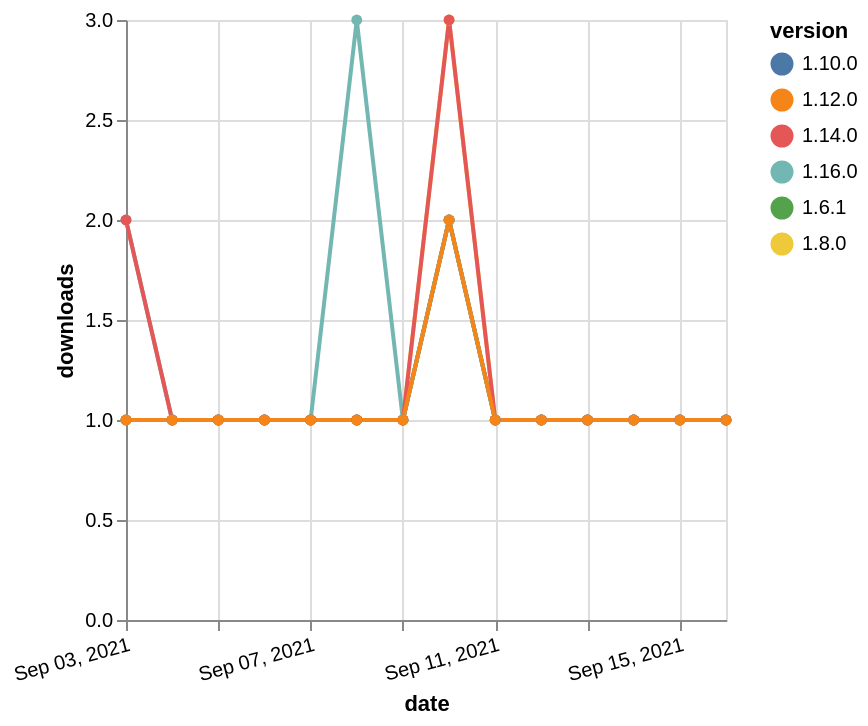

This figure's Vega-Lite source:
### Vega-Lite specification from a JSON file in a GitHub repository (floating-point values rounded to 4 significant figures)
{"$schema": "https://vega.github.io/schema/vega-lite/v5.json", "description": "A simple bar chart with embedded data.", "data": {"values": [{"date": "2021-09-03", "total": 235, "delta": 1, "version": "1.6.1"}, {"date": "2021-09-04", "total": 236, "delta": 1, "version": "1.6.1"}, {"date": "2021-09-05", "total": 237, "delta": 1, "version": "1.6.1"}, {"date": "2021-09-06", "total": 238, "delta": 1, "version": "1.6.1"}, {"date": "2021-09-07", "total": 239, "delta": 1, "version": "1.6.1"}, {"date": "2021-09-08", "total": 240, "delta": 1, "version": "1.6.1"}, {"date": "2021-09-09", "total": 241, "delta": 1, "version": "1.6.1"}, {"date": "2021-09-10", "total": 243, "delta": 2, "version": "1.6.1"}, {"date": "2021-09-11", "total": 244, "delta": 1, "version": "1.6.1"}, {"date": "2021-09-12", "total": 245, "delta": 1, "version": "1.6.1"}, {"date": "2021-09-13", "total": 246, "delta": 1, "version": "1.6.1"}, {"date": "2021-09-14", "total": 247, "delta": 1, "version": "1.6.1"}, {"date": "2021-09-15", "total": 248, "delta": 1, "version": "1.6.1"}, {"date": "2021-09-16", "total": 249, "delta": 1, "version": "1.6.1"}, {"date": "2021-09-03", "total": 330, "delta": 1, "version": "1.8.0"}, {"date": "2021-09-04", "total": 331, "delta": 1, "version": "1.8.0"}, {"date": "2021-09-05", "total": 332, "delta": 1, "version": "1.8.0"}, {"date": "2021-09-06", "total": 333, "delta": 1, "version": "1.8.0"}, {"date": "2021-09-07", "total": 334, "delta": 1, "version": "1.8.0"}, {"date": "2021-09-08", "total": 335, "delta": 1, "version": "1.8.0"}, {"date": "2021-09-09", "total": 336, "delta": 1, "version": "1.8.0"}, {"date": "2021-09-10", "total": 339, "delta": 3, "version": "1.8.0"}, {"date": "2021-09-11", "total": 340, "delta": 1, "version": "1.8.0"}, {"date": "2021-09-12", "total": 341, "delta": 1, "version": "1.8.0"}, {"date": "2021-09-13", "total": 342, "delta": 1, "version": "1.8.0"}, {"date": "2021-09-14", "total": 343, "delta": 1, "version": "1.8.0"}, {"date": "2021-09-15", "total": 344, "delta": 1, "version": "1.8.0"}, {"date": "2021-09-16", "total": 345, "delta": 1, "version": "1.8.0"}, {"date": "2021-09-03", "total": 182, "delta": 1, "version": "1.10.0"}, {"date": "2021-09-04", "total": 183, "delta": 1, "version": "1.10.0"}, {"date": "2021-09-05", "total": 184, "delta": 1, "version": "1.10.0"}, {"date": "2021-09-06", "total": 185, "delta": 1, "version": "1.10.0"}, {"date": "2021-09-07", "total": 186, "delta": 1, "version": "1.10.0"}, {"date": "2021-09-08", "total": 187, "delta": 1, "version": "1.10.0"}, {"date": "2021-09-09", "total": 188, "delta": 1, "version": "1.10.0"}, {"date": "2021-09-10", "total": 190, "delta": 2, "version": "1.10.0"}, {"date": "2021-09-11", "total": 191, "delta": 1, "version": "1.10.0"}, {"date": "2021-09-12", "total": 192, "delta": 1, "version": "1.10.0"}, {"date": "2021-09-13", "total": 193, "delta": 1, "version": "1.10.0"}, {"date": "2021-09-14", "total": 194, "delta": 1, "version": "1.10.0"}, {"date": "2021-09-15", "total": 195, "delta": 1, "version": "1.10.0"}, {"date": "2021-09-16", "total": 196, "delta": 1, "version": "1.10.0"}, {"date": "2021-09-03", "total": 121, "delta": 2, "version": "1.16.0"}, {"date": "2021-09-04", "total": 122, "delta": 1, "version": "1.16.0"}, {"date": "2021-09-05", "total": 123, "delta": 1, "version": "1.16.0"}, {"date": "2021-09-06", "total": 124, "delta": 1, "version": "1.16.0"}, {"date": "2021-09-07", "total": 125, "delta": 1, "version": "1.16.0"}, {"date": "2021-09-08", "total": 128, "delta": 3, "version": "1.16.0"}, {"date": "2021-09-09", "total": 129, "delta": 1, "version": "1.16.0"}, {"date": "2021-09-10", "total": 131, "delta": 2, "version": "1.16.0"}, {"date": "2021-09-11", "total": 132, "delta": 1, "version": "1.16.0"}, {"date": "2021-09-12", "total": 133, "delta": 1, "version": "1.16.0"}, {"date": "2021-09-13", "total": 134, "delta": 1, "version": "1.16.0"}, {"date": "2021-09-14", "total": 135, "delta": 1, "version": "1.16.0"}, {"date": "2021-09-15", "total": 136, "delta": 1, "version": "1.16.0"}, {"date": "2021-09-16", "total": 137, "delta": 1, "version": "1.16.0"}, {"date": "2021-09-03", "total": 185, "delta": 2, "version": "1.14.0"}, {"date": "2021-09-04", "total": 186, "delta": 1, "version": "1.14.0"}, {"date": "2021-09-05", "total": 187, "delta": 1, "version": "1.14.0"}, {"date": "2021-09-06", "total": 188, "delta": 1, "version": "1.14.0"}, {"date": "2021-09-07", "total": 189, "delta": 1, "version": "1.14.0"}, {"date": "2021-09-08", "total": 190, "delta": 1, "version": "1.14.0"}, {"date": "2021-09-09", "total": 191, "delta": 1, "version": "1.14.0"}, {"date": "2021-09-10", "total": 194, "delta": 3, "version": "1.14.0"}, {"date": "2021-09-11", "total": 195, "delta": 1, "version": "1.14.0"}, {"date": "2021-09-12", "total": 196, "delta": 1, "version": "1.14.0"}, {"date": "2021-09-13", "total": 197, "delta": 1, "version": "1.14.0"}, {"date": "2021-09-14", "total": 198, "delta": 1, "version": "1.14.0"}, {"date": "2021-09-15", "total": 199, "delta": 1, "version": "1.14.0"}, {"date": "2021-09-16", "total": 200, "delta": 1, "version": "1.14.0"}, {"date": "2021-09-03", "total": 159, "delta": 1, "version": "1.12.0"}, {"date": "2021-09-04", "total": 160, "delta": 1, "version": "1.12.0"}, {"date": "2021-09-05", "total": 161, "delta": 1, "version": "1.12.0"}, {"date": "2021-09-06", "total": 162, "delta": 1, "version": "1.12.0"}, {"date": "2021-09-07", "total": 163, "delta": 1, "version": "1.12.0"}, {"date": "2021-09-08", "total": 164, "delta": 1, "version": "1.12.0"}, {"date": "2021-09-09", "total": 165, "delta": 1, "version": "1.12.0"}, {"date": "2021-09-10", "total": 167, "delta": 2, "version": "1.12.0"}, {"date": "2021-09-11", "total": 168, "delta": 1, "version": "1.12.0"}, {"date": "2021-09-12", "total": 169, "delta": 1, "version": "1.12.0"}, {"date": "2021-09-13", "total": 170, "delta": 1, "version": "1.12.0"}, {"date": "2021-09-14", "total": 171, "delta": 1, "version": "1.12.0"}, {"date": "2021-09-15", "total": 172, "delta": 1, "version": "1.12.0"}, {"date": "2021-09-16", "total": 173, "delta": 1, "version": "1.12.0"}]}, "width": "container", "mark": {"type": "line", "point": {"filled": true}}, "encoding": {"x": {"field": "date", "type": "temporal", "timeUnit": "yearmonthdate", "title": "date", "axis": {"labelAngle": -15}}, "y": {"field": "delta", "type": "quantitative", "title": "downloads"}, "color": {"field": "version", "type": "nominal"}, "tooltip": {"field": "delta"}}}
